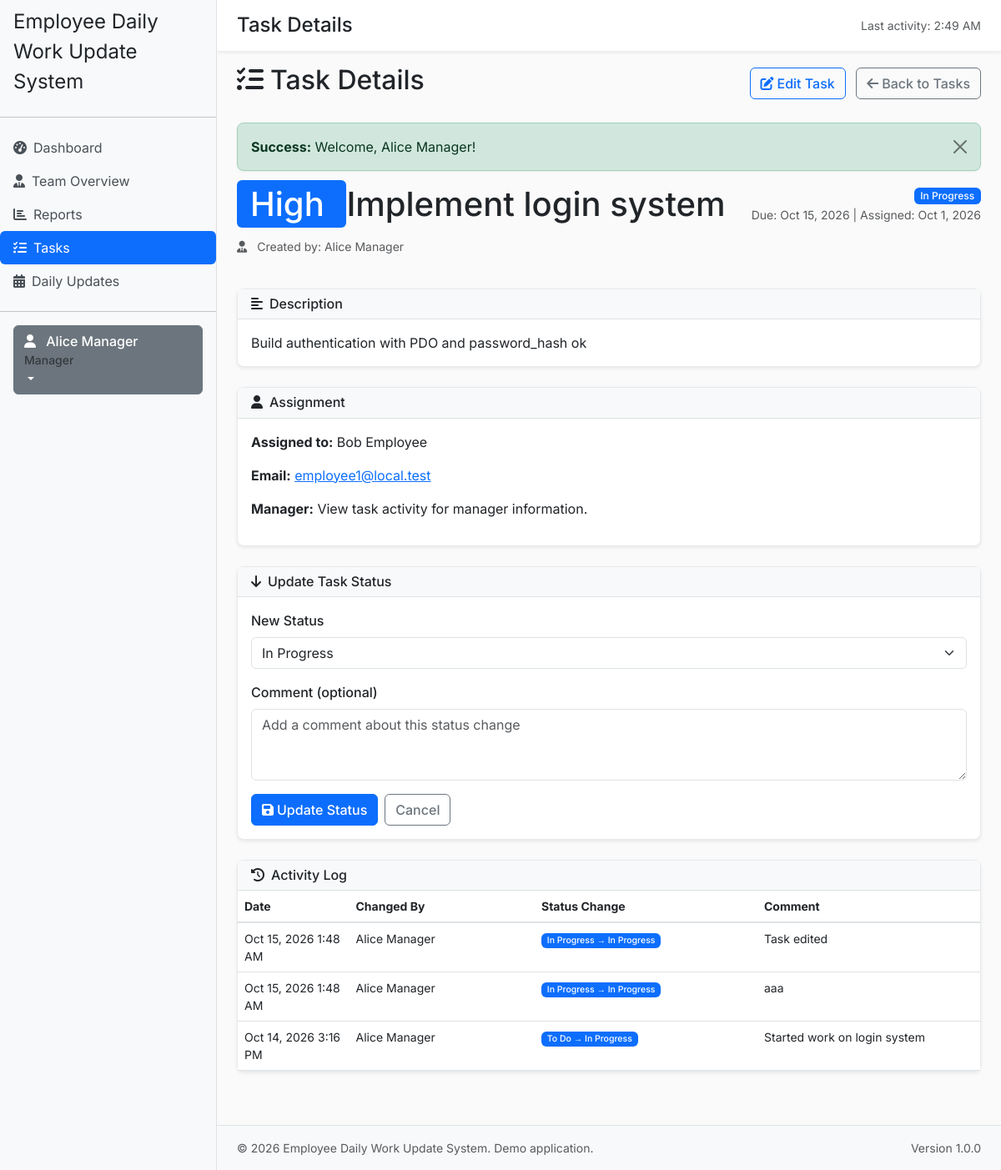
The page /tasks/view.php?task_id=1 (signed in) on the database its author committed.
### tables this page shows
CREATE TABLE `tasks` (
  `id` int(11) NOT NULL,
  `title` varchar(200) NOT NULL,
  `description` text DEFAULT NULL,
  `assigned_to` int(11) NOT NULL,
  `created_by` int(11) NOT NULL,
  `manager_id` int(11) NOT NULL,
  `priority` enum('Low','Medium','High','Urgent') NOT NULL DEFAULT 'Medium',
  `status` enum('To Do','In Progress','Blocked','Completed') NOT NULL DEFAULT 'To Do',
  `start_date` date NOT NULL,
  `due_date` date NOT NULL,
  `completed_at` datetime DEFAULT NULL,
  `created_at` datetime NOT NULL DEFAULT current_timestamp(),
  `updated_at` datetime NOT NULL DEFAULT current_timestamp() ON UPDATE current_timestamp()
);

CREATE TABLE `users` (
  `id` int(11) NOT NULL,
  `name` varchar(100) NOT NULL,
  `email` varchar(150) NOT NULL,
  `password_hash` varchar(255) NOT NULL,
  `role` enum('admin','manager','employee') NOT NULL DEFAULT 'employee',
  `manager_id` int(11) DEFAULT NULL,
  `is_active` tinyint(1) NOT NULL DEFAULT 1,
  `created_at` datetime NOT NULL DEFAULT current_timestamp(),
  `updated_at` datetime NOT NULL DEFAULT current_timestamp() ON UPDATE current_timestamp()
);

CREATE TABLE `task_activity` (
  `id` int(11) NOT NULL,
  `task_id` int(11) NOT NULL,
  `changed_by` int(11) NOT NULL,
  `old_status` enum('To Do','In Progress','Blocked','Completed') DEFAULT NULL,
  `new_status` enum('To Do','In Progress','Blocked','Completed') NOT NULL,
  `comment` text DEFAULT NULL,
  `created_at` datetime NOT NULL DEFAULT current_timestamp()
);

### includes/validation.php (called while the page is built, shortened)
<?php
require_once __DIR__ . '/config.php';
function validateInt($value, ?int $min = null, ?int $max = null): int|false {
    if (is_string($value)) {
        $value = trim($value);
    }
    $options = [];
    if ($min !== null) {
        $options['min_range'] = $min;
    }
    $int = filter_var($value, FILTER_VALIDATE_INT, [
        'options' => $options,
    ]);
    return $int;
}
function formatDate(string $date, string $format = 'M j, Y'): string {
    try {
        $dt = new DateTime($date);
        return $dt->format($format);
    } catch (Exception $e) {
        return $date;
    }
}
function formatDateTime(string $datetime, string $format = 'M j, Y g:i A'): string {
    try {
        $dt = new DateTime($datetime);
        return $dt->format($format);
    } catch (Exception $e) {
        return $datetime;
    }
}
function getStatusBadgeClass(string $status): string {
    return match ($status) {
        STATUS_TODO => 'secondary',
        STATUS_IN_PROGRESS => 'primary',
        STATUS_BLOCKED => 'danger',
        STATUS_COMPLETED => 'success',
        default => 'secondary',
    };
}
function getBaseUrl(): string {
    return rtrim(APP_URL, '/');
}
function url(string $path): string {
    $path = ltrim($path, '/');
    if ($path === '') {
        return getBaseUrl();
    }
    return getBaseUrl() . '/' . $path;
}

### includes/config.php (called while the page is built, shortened)
<?php
$pdoOptions = [
    PDO::ATTR_ERRMODE => PDO::ERRMODE_EXCEPTION,
    PDO::ATTR_DEFAULT_FETCH_MODE => PDO::FETCH_ASSOC,
    PDO::ATTR_EMULATE_PREPARES => false,
];
?>

### includes/database.php (called while the page is built, shortened)
<?php
require_once __DIR__ . '/config.php';
class Database {
    private static ?PDO $pdo = null;
    public static function getConnection(): PDO {
        if (self::$pdo === null) {
            $dsn = 'mysql:host=' . DB_HOST . ';dbname=' . DB_NAME . ';charset=utf8mb4';
            try {
                global $pdoOptions;
                $options = $pdoOptions ?? [
                    PDO::ATTR_ERRMODE => PDO::ERRMODE_EXCEPTION,
                    PDO::ATTR_DEFAULT_FETCH_MODE => PDO::FETCH_ASSOC,
                    PDO::ATTR_EMULATE_PREPARES => false,
                ];
                self::$pdo = new PDO($dsn, DB_USER, DB_PASSWORD, $options);
                self::$pdo->exec("SET NAMES utf8mb4");
                self::$pdo->exec("SET time_zone = '+00:00'");
            } catch (PDOException $e) {
                error_log('Database connection failed: ' . $e->getMessage());
                throw new RuntimeException('Database connection unavailable. Please contact support.');
            }
        }
        return self::$pdo;
    }
    public static function query(string $sql, array $params = []): PDOStatement {
        $stmt = self::getConnection()->prepare($sql);
        $stmt->execute($params);
        return $stmt;
    }
    public static function fetchOne(string $sql, array $params = []): ?array {
        $stmt = self::query($sql, $params);
        $row = $stmt->fetch();
        return $row ?: null;
    }
    public static function fetchAll(string $sql, array $params = []): array {
        $stmt = self::query($sql, $params);
        return $stmt->fetchAll();
    }
}
?>

### includes/auth.php (called while the page is built, shortened)
<?php
require_once __DIR__ . '/database.php';
require_once __DIR__ . '/functions.php';
require_once __DIR__ . '/validation.php';
function isLoggedIn(): bool {
    return isset($_SESSION['logged_in']) && $_SESSION['logged_in'] === true;
}
function requireLogin(): void {
    $currentStatus = Database::fetchOne('SELECT is_active FROM users WHERE id = :id', [':id' => $_SESSION['user_id']]);
}
function getCurrentUser(): ?array {
    return [
        'id' => $_SESSION['user_id'],
        'email' => $_SESSION['user_email'],
        'name' => $_SESSION['user_name'],
        'role' => $_SESSION['user_role'],
        'manager_id' => $_SESSION['manager_id']
    ];
}
?>

### tasks/view.php (the view, shortened to what this page needs)
<?php
require_once __DIR__ . '/../includes/config.php';
require_once __DIR__ . '/../includes/database.php';
require_once __DIR__ . '/../includes/auth.php';
require_once __DIR__ . '/../includes/functions.php';
require_once __DIR__ . '/../includes/validation.php';
requireLogin();
$user = getCurrentUser();
$userId = $user['id'];
$userRole = $user['role'];
$taskId = validateInt($_GET['task_id'] ?? 0, 1) ?? 0;
$task = Database::fetchOne(
    "SELECT t.*, u.name as assigned_name, u.email as assigned_email, u.manager_id as employee_manager_id, c.name as creator_name
     FROM tasks t
     JOIN users u ON t.assigned_to = u.id
     LEFT JOIN users c ON t.created_by = c.id
     WHERE t.id = :taskId",
    [':taskId' => $taskId]
);
$canEdit = false;
$canUpdateStatus = false;
if ($userRole === ROLE_ADMIN) {
    $canView = true;
    $canEdit = true;
    $canUpdateStatus = true;
} elseif ($userRole === ROLE_MANAGER) {
    if ((int) $task['manager_id'] === (int) $userId || (int) $task['employee_manager_id'] === (int) $userId) {
        $canEdit = true;
        $canUpdateStatus = true;
    }
} elseif ($userRole === ROLE_EMPLOYEE) {
    if ((int) $task['assigned_to'] === (int) $userId) {
        $canView = true;
        $canEdit = false;
        $canUpdateStatus = ($task['status'] !== STATUS_COMPLETED);
    }
}
$activity = Database::fetchAll(
    "SELECT ta.*, u.name as changed_by_name
     FROM task_activity ta
     JOIN users u ON ta.changed_by = u.id
     WHERE ta.task_id = :taskId
     ORDER BY ta.created_at DESC",
    [':taskId' => $taskId]
);
?>
<?php include __DIR__ . '/../includes/header.php'; ?>
<div class="d-flex justify-content-between align-items-center mb-4">
    <h2><i class="fas fa-tasks me-2"></i>Task Details</h2>
    <div>
        <?php if ($canEdit): ?>
            <a href="<?php echo url('tasks/edit.php?task_id=' . $taskId); ?>" class="btn btn-outline-primary me-2">
                <i class="fas fa-edit me-1"></i>Edit Task
            </a>
        <?php endif; ?>
        <a href="<?php echo url('tasks/index.php'); ?>" class="btn btn-outline-secondary">
            <i class="fas fa-arrow-left me-1"></i>Back to Tasks
        </a>
    </div>
</div>
<?php echo renderFlash(); ?>
<div class="row">
    <div class="col-12">
                <div class="row mb-4">
                    <div class="col-md-8">
                        <h1 class="mb-3">
                            <span class="bg-primary text-white px-3 py-1 rounded">
                                <?php echo htmlspecialchars($task['priority']); ?>
                            </span>
                            <?php echo htmlspecialchars($task['title']); ?>
                        </h1>
                        <p class="text-muted small">
                            <i class="fas fa-user-tie me-2"></i>
                            Created by: <?php echo htmlspecialchars($task['creator_name']); ?>
                        </p>
                    </div>
                    <div class="col-md-4 text-end">
                        <span class="badge bg-<?php echo getStatusBadgeClass($task['status']); ?>">
                            <?php echo htmlspecialchars($task['status']); ?>
                        </span>
                        <br>
                        <small class="text-muted">
                            Due: <?php echo formatDate($task['due_date']); ?> |
                            Assigned: <?php echo formatDate($task['start_date']); ?>
                        </small>
                    </div>
                </div>
                <?php if (!empty($task['description'])): ?>
                    <div class="card shadow-sm mb-4">
                        <div class="card-header bg-light">
                            <h6 class="mb-0"><i class="fas fa-align-left me-2"></i>Description</h6>
                        </div>
                        <div class="card-body">
                            <p class="card-text"><?php echo nl2br(htmlspecialchars($task['description'])); ?></p>
                        </div>
                    </div>
                <?php endif; ?>
                <div class="card shadow-sm mb-4">
                    <div class="card-header bg-light">
                        <h6 class="mb-0"><i class="fas fa-user me-2"></i>Assignment</h6>
                    </div>
                    <div class="card-body">
                        <p><strong>Assigned to:</strong> <?php echo htmlspecialchars($task['assigned_name']); ?></p>
                        <p><strong>Email:</strong> <a href="mailto:<?php echo htmlspecialchars($task['assigned_email']); ?>"><?php echo htmlspecialchars($task['assigned_email']); ?></a></p>
                        <p><strong>Manager:</strong> View task activity for manager information.</p>
                    </div>
                </div>
                <?php if ($canUpdateStatus): ?>
                    <div class="card shadow-sm mb-4">
                        <div class="card-header bg-light">
                            <h6 class="mb-0"><i class="fas fa-arrow-down me-2"></i>Update Task Status</h6>
                        </div>
                        <div class="card-body">
                            <form method="POST" action="<?php echo url('tasks/update_status.php'); ?>" class="csrf-protected">
                                <div class="mb-3">
                                    <label for="new_status" class="form-label">New Status</label>
                                    <select class="form-select" id="new_status" name="new_status" required>
                                        <option value="<?php echo STATUS_IN_PROGRESS; ?>"
                                            <?php if ($task['status'] === STATUS_IN_PROGRESS) echo 'selected'; ?>>
                                            In Progress</option>
                                    </select>
                                </div>
                                <div class="mb-3">
                                    <label for="comment" class="form-label">Comment (optional)</label>
                                    <textarea class="form-control" id="comment" name="comment" rows="3"
                                              placeholder="Add a comment about this status change"></textarea>
                                </div>
                                <div class="d-flex gap-2">
                                    <button type="submit" class="btn btn-primary">
                                        <i class="fas fa-save me-1"></i>Update Status
                                    </button>
                                    <a href="<?php echo url('tasks/view.php?task_id=' . $taskId); ?>" class="btn btn-outline-secondary">Cancel</a>
                                </div>
                            </form>
                        </div>
                    </div>
                <?php endif; ?>
                <?php if (!empty($activity)): ?>
                    <div class="card shadow-sm mb-4">
                        <div class="card-header bg-light">
                            <h6 class="mb-0"><i class="fas fa-history me-2"></i>Activity Log</h6>
                        </div>
                        <div class="card-body p-0">
                            <div class="table-responsive">
                                <table class="table table-hover mb-0 small">
                                    <thead>
                                        <tr>
                                            <th style="width: 15%">Date</th>
                                            <th style="width: 25%">Changed By</th>
                                            <th style="width: 30%">Status Change</th>
                                            <th style="width: 30%">Comment</th>
                                        </tr>
                                    </thead>
                                    <tbody>
                                        <?php foreach ($activity as $act): ?>
                                            <tr>
                                                <td><?php echo formatDateTime($act['created_at']); ?></td>
                                                <td><?php echo htmlspecialchars($act['changed_by_name']); ?></td>
                                                <td>
                                                    <span class="badge bg-<?php echo getStatusBadgeClass($act['new_status']); ?>">
                                        <?php echo htmlspecialchars($act['old_status'] ?? '—') . ' → ' . htmlspecialchars($act['new_status']); ?>
                                                    </span>
                                                </td>
                                                <td>
                                                    <?php if (!empty($act['comment'])): ?>
                                                        <?php echo htmlspecialchars($act['comment']); ?>
                                                    <?php else: ?>
                                                        <small class="text-muted">No comment</small>
                                                    <?php endif; ?>
                                                </td>
                                            </tr>
                                        <?php endforeach; ?>
                                    </tbody>
                                </table>
                            </div>
                        </div>
                    </div>
                <?php endif; ?>
    </div>
</div>
<?php include __DIR__ . '/../includes/footer.php'; ?>

### assets/css/style.css (style rules this page uses)
body { background-color: #fafafa; color: #212529; font-family: 'Inter', sans-serif; }
.card { border: 1px solid #e7e9eb; border-radius: 0.5rem; box-shadow: 0 1px 3px rgba(0,0,0,0.05); }

### includes/header.php (style rules this page uses)
body { font-family: 'Inter', sans-serif; }
.card-header { background-color: #f8f9fa; border-bottom: 1px solid #dee2e6; }
.table thead th { border-bottom: 2px solid #dee2e6; }
.badge { font-weight: 500; }
.btn { font-weight: 500; }
.form-label { font-weight: 500; margin-bottom: 0.5rem; }

### rows shown on the page
tasks: priority "High", title "Implement login system", created_by.name "Alice Manager", status "In Progress", due_date "Oct 15, 2026", start_date "Oct 1, 2026", description "Build authentication with PDO and password_hash ok", assigned_to.name "Bob Employee", assigned_to.email "employee1@local.test", new_status "In Progress"
task_activity: created_at "Oct 15, 2026 1:48 AM", changed_by.name "Alice Manager", old_status "In Progress", new_status "In Progress", comment "Task edited"
task_activity: created_at "Oct 15, 2026 1:48 AM", changed_by.name "Alice Manager", old_status "In Progress", new_status "In Progress", comment "aaa"
task_activity: created_at "Oct 14, 2026 3:16 PM", changed_by.name "Alice Manager", old_status "To Do", new_status "In Progress", comment "Started work on login system"

### other values the page prints
APP_NAME "Employee Daily Work Update System"
$_SESSION['user_name'] "Alice Manager"
$_SESSION['user_role'] "Manager"
$pageTitle "Task Details"
date('g:i A', $_SESSION['last_activity']) "2:49 AM"
$type "Success"
$message "Welcome, Alice Manager!"
